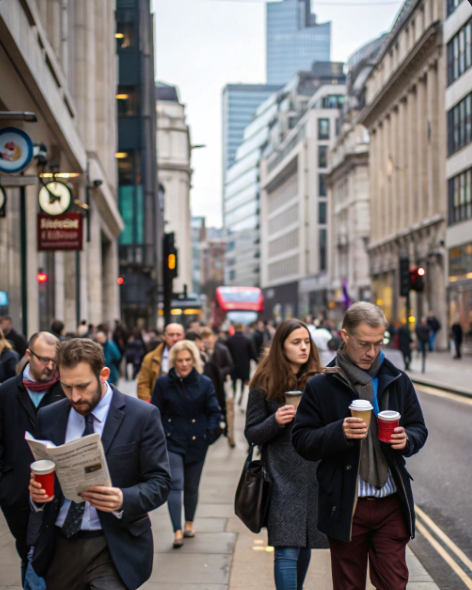
#> input picture busystreet.png, 472 x 590 px
$ python homework5.py
#> lines starting #> are read from the running program, lines starting #| are printed output that depends on the picture
import cv2
import numpy as np
street = cv2.imread("busystreet.png",1)
#> street is the input picture: shape (590, 472, 3); mean B, G, R 111.7, 112.9, 118.6


greyscalestreet = cv2.cvtColor(street,cv2.COLOR_BGR2GRAY)
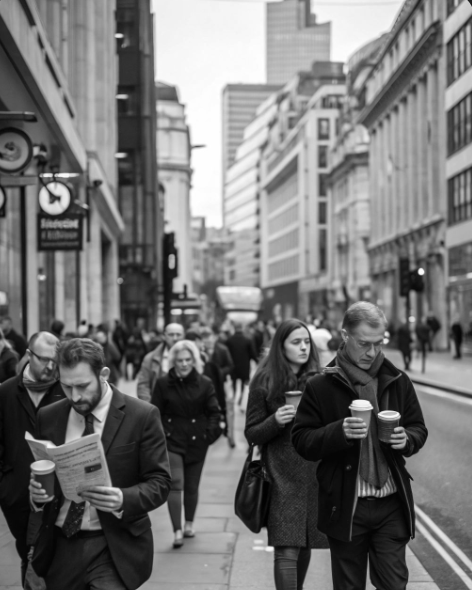
#> greyscalestreet: shape (590, 472); min 0, max 255, mean 114.5
greyscalestreet2= cv2.blur(greyscalestreet,(3,3))

detect = cv2.HoughCircles(greyscalestreet,cv2.HOUGH_GRADIENT,1,20,param1 = 50,param2=30,minRadius=1,maxRadius = 40)
#> detect = 71 rows, first 8: [79.5, 371.5, 33.8], [338.5, 386.5, 38.3], [369.5, 268.5, 39.4], [413.5, 543.5, 37.2], [292.5, 355.5, 29.4], [66.5, 424.5, 36.1], [242.5, 350.5, 38.3], [317.5, 393.5, 33.8]
if detect is not None:
    detect = np.uint16(np.around(detect))
#> detect = 71 rows, first 8: [80, 372, 34], [338, 386, 38], [370, 268, 39], [414, 544, 37], [292, 356, 29], [66, 424, 36], [242, 350, 38], [318, 394, 34]
    for i in detect[0,:]:
        x,y,r = i[0],i[1],i[2]
        cv2.circle(street,(x,y),r,(0,0,255),10)
        cv2.circle(street,(x,y),1,(255,0,0),5)
        cv2.imshow("circle detector",street)
        cv2.waitKey()
        cv2.destroyAllWindows()
#> this loop made 71 passes
#> (x, y, r) on passes 1 to 12: (80, 372, 34), (338, 386, 38), (370, 268, 39), (414, 544, 37), (292, 356, 29), (66, 424, 36), (242, 350, 38), (318, 394, 34), (296, 312, 37), (272, 446, 34), (322, 140, 34), (366, 216, 35)
#> pass 1, `cv2.imshow("circle detector",street)`:
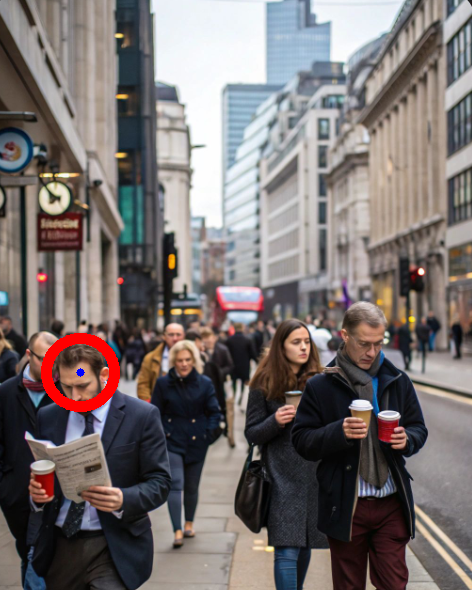
#> window 'circle detector': shape (590, 472, 3); mean B, G, R 111.1, 112.2, 120
#> pass 2, `cv2.imshow("circle detector",street)`:
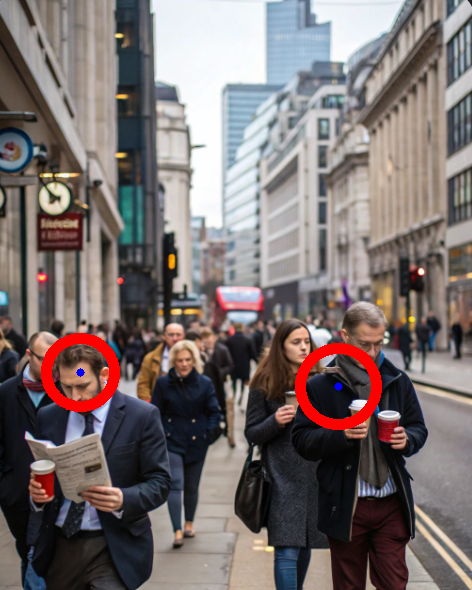
#> window 'circle detector': shape (590, 472, 3); mean B, G, R 110.5, 111.6, 121.7
#> after the loop:
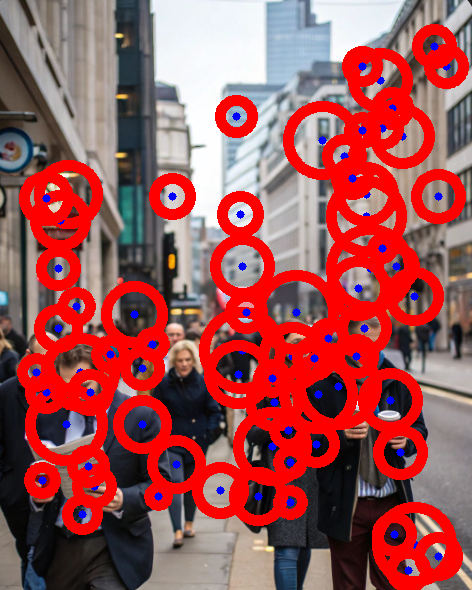
#> street: shape (590, 472, 3); mean B, G, R 84.9, 82.4, 158.4
